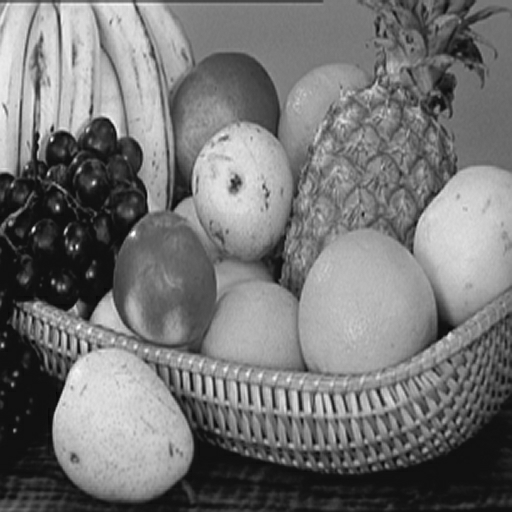
%> input picture TP/Tp2/linearFilter-20220406T113755Z-001/linearFilter/FRUIT_LUMI.BMP, 512 x 512 px
$ octave highpass.m   (GNU Octave 9; MATLAB toolbox functions it lacks are replaced by stand-ins)
%> lines starting %> are read from the running program, lines starting %| are printed output that depends on the picture
% image filtering
% high-pass filtering
% author P. LE CALLET
    clear all
    close all
    %o the image size is 512 x 512
	size1 = 512;
	% convolution kernel
	filter1 = [-1 -1 -1; 0 0 0; 1 1 1];
    support=size(filter1,1);
   % To compute the FFT
   % number of points for computing the FFT2D according to one dimension
    nb_point = size1;

	spectrum_filter1 = fftshift(fft2(filter1,nb_point,nb_point))/(support*support);
   % normalized frequencies
	vt =(-size1/2:size1/nb_point:(size1/2-size1/nb_point))/size1;
   % modulus of the FFT
    figure(1);
	imagesc(vt,vt,abs(spectrum_filter1));
	colormap('default');
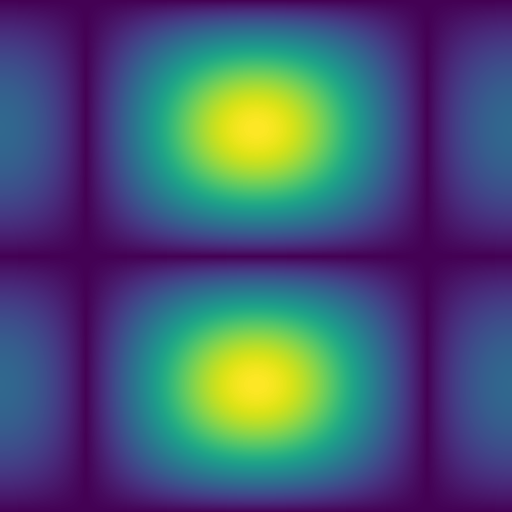
%> displayed picture: size 512x512x3, on the screen's scale of 0 to 255; mean R, G, B 72.1, 88.5, 115.4


  	% to read a square image
   im1 = imread('fruit_lumi.bmp','bmp');
%> im1 is the input picture: size 512x512 uint8; min 3, max 255, mean 116.8
   size1 = size(im1,1)
%> size1 = 512
   % to display the image
   figure(2);
   imshow(im1);


   % spatial filtering
   imf1 = imfilter(im1,filter1,'replicate');
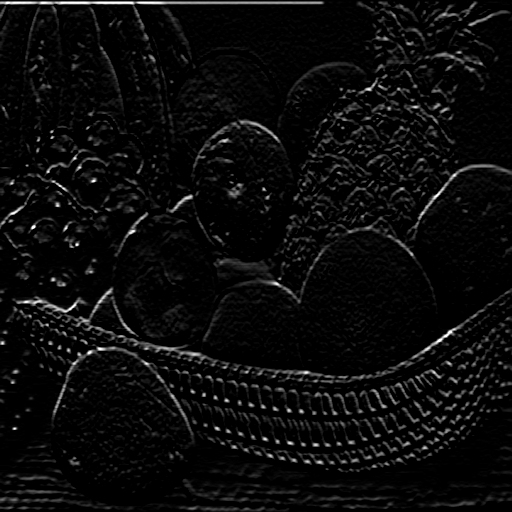
%> imf1: size 512x512 uint8; min 0, max 255, mean 11.2
   figure(3)
   map = 0:1/255:1;
   map = [map',map',map'];
   imagesc(abs(double(imf1)));
   colormap(map);

   % example of another filter
   filter2 = [-1 0 1;-1 0 1; -1 0 1];
   imf2 = imfilter(im1,filter2,'replicate');
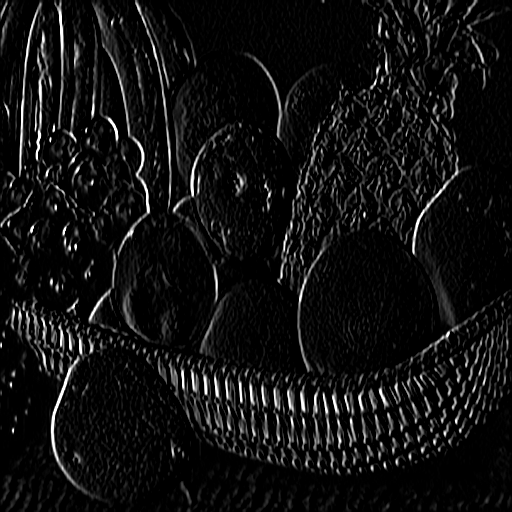
%> imf2: size 512x512 uint8; min 0, max 255, mean 16.9
   figure(4)
   imagesc(abs(double(imf2)));
   colormap(map);

$ run again, with TP/Tp2/linearFilter-20220406T113755Z-001/linearFilter/CLOWN_LUMI.BMP copied over TP/Tp2/linearFilter-20220406T113755Z-001/linearFilter/FRUIT_LUMI.BMP
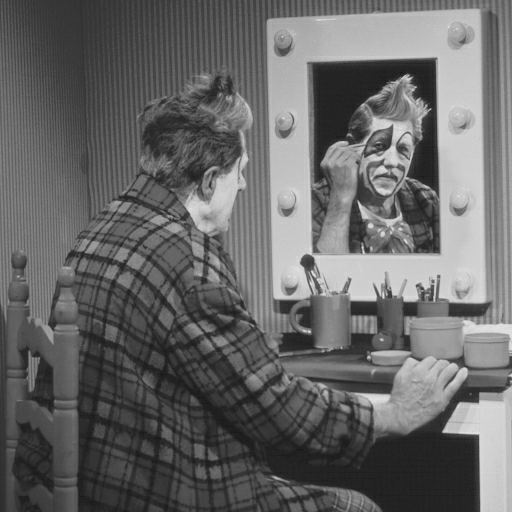
%> input picture TP/Tp2/linearFilter-20220406T113755Z-001/linearFilter/CLOWN_LUMI.BMP, 512 x 512 px
%> im1 is the input picture: size 512x512 uint8; min 22, max 227, mean 102.8
%> `imf1 = imfilter(im1,filter1,'replicate');`:
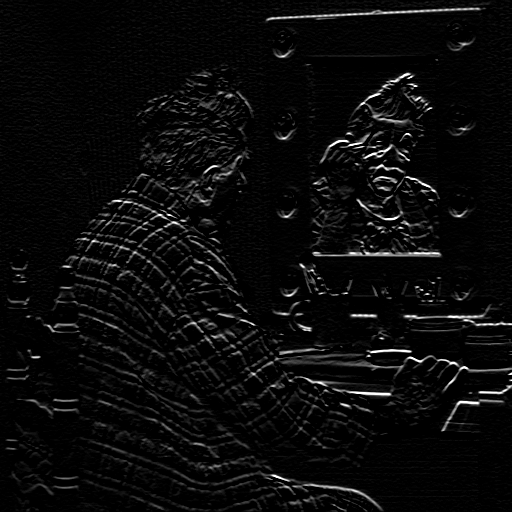
%> imf1: size 512x512 uint8; min 0, max 255, mean 10.7
%> `imf2 = imfilter(im1,filter2,'replicate');`:
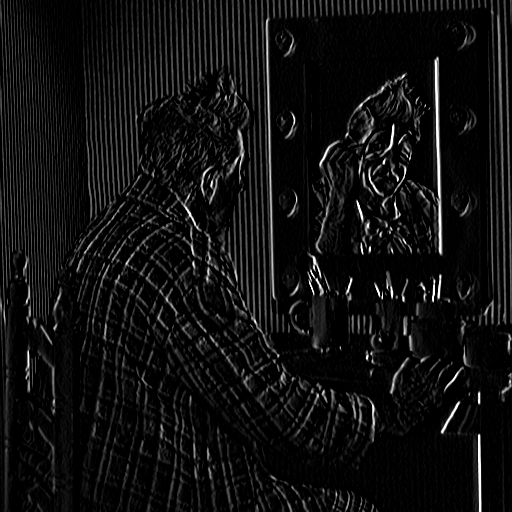
%> imf2: size 512x512 uint8; min 0, max 255, mean 16.2

$ run again, with TP/Tp2/linearFilter-20220406T113755Z-001/linearFilter/MANDRILL.BMP copied over TP/Tp2/linearFilter-20220406T113755Z-001/linearFilter/FRUIT_LUMI.BMP
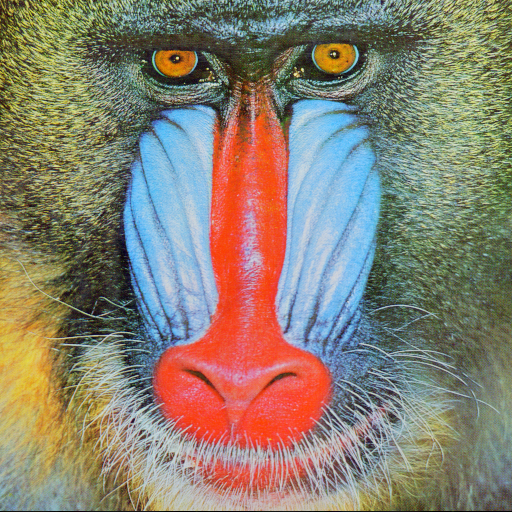
%> input picture TP/Tp2/linearFilter-20220406T113755Z-001/linearFilter/MANDRILL.BMP, 512 x 512 px
%> im1 is the input picture: size 512x512x3 uint8; mean R, G, B 137.4, 128.9, 113.1
%> `imf2 = imfilter(im1,filter2,'replicate');`:
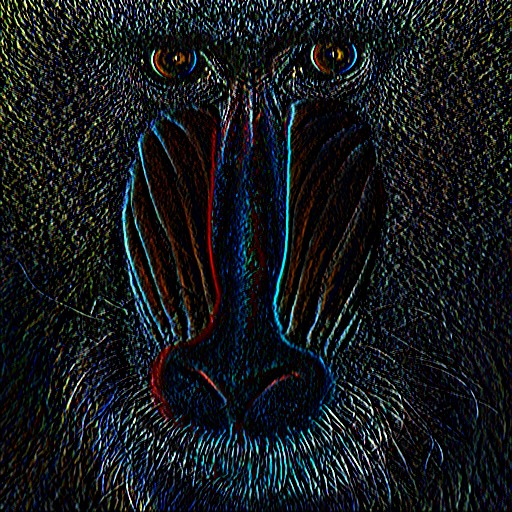
%> imf2: size 512x512x3 uint8; mean R, G, B 20.5, 25.5, 27.9
%> `colormap(map);`:
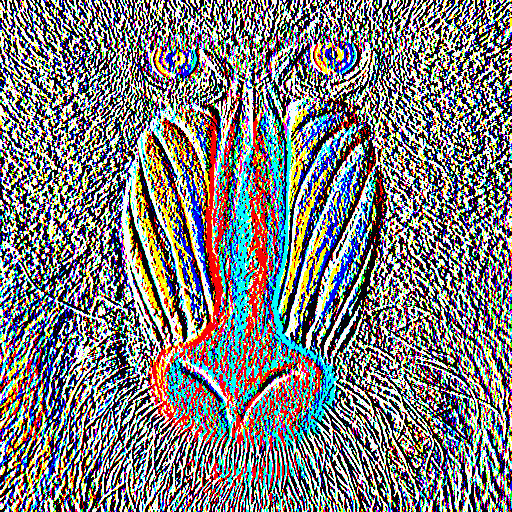
%> displayed picture: size 512x512x3, on the screen's scale of 0 to 255; mean R, G, B 124.9, 125.3, 125.2
